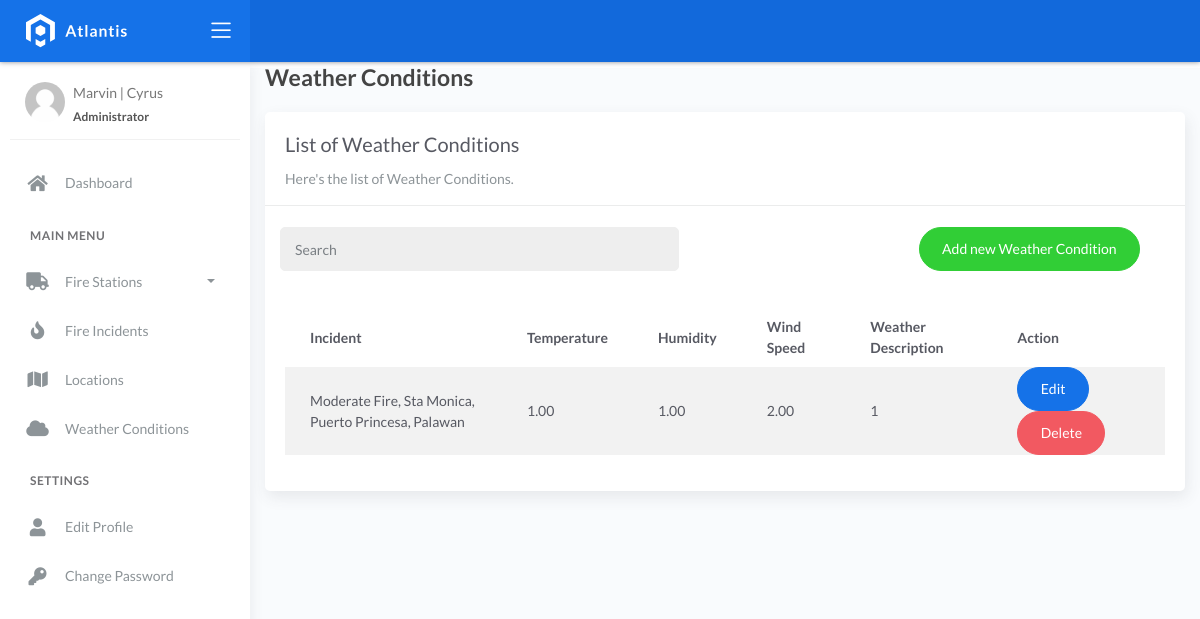
The app's page /weathercondition/, older data.
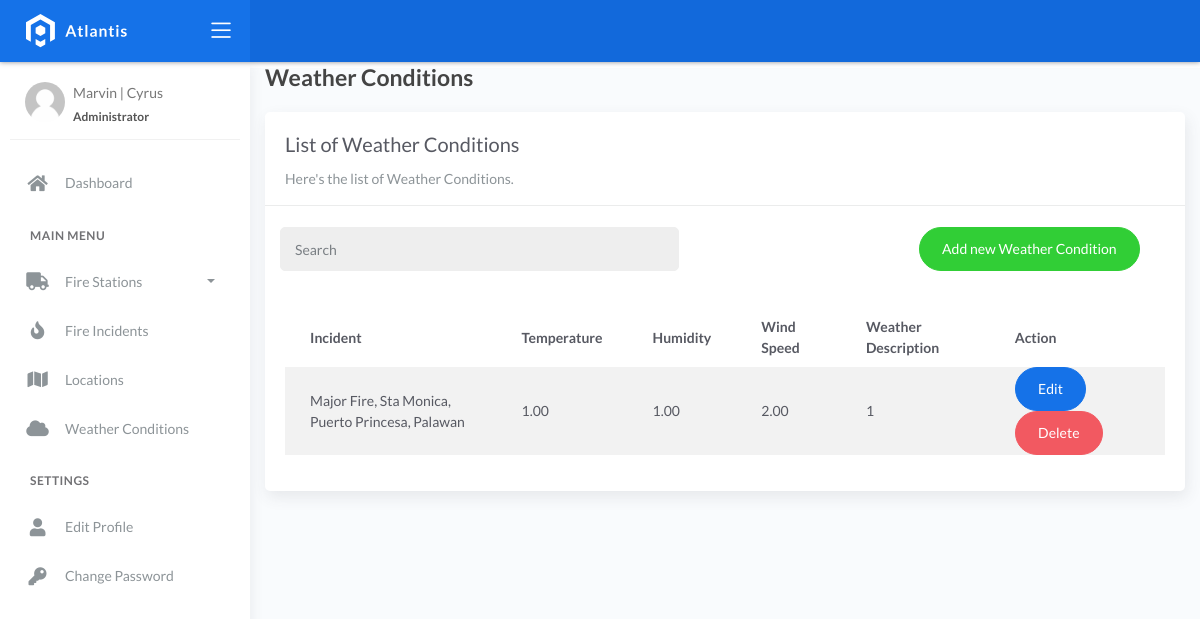
The same page, newer data.
### fire/models.py (models this page shows)
class BaseModel(models.Model):
    created_at = models.DateTimeField(auto_now_add=True, db_index=True)
    updated_at = models.DateTimeField(auto_now=True)
    class Meta:
        abstract = True

class WeatherConditions(BaseModel):
    incident = models.ForeignKey(Incident, on_delete=models.CASCADE)
    temperature = models.DecimalField(max_digits=10, decimal_places=2)
    humidity = models.DecimalField(max_digits=10, decimal_places=2)
    wind_speed = models.DecimalField(max_digits=10, decimal_places=2)
    weather_description = models.CharField(max_length=150)

class Incident(BaseModel):
    SEVERITY_CHOICES = (
        ('Minor Fire', 'Minor Fire'),
        ('Moderate Fire', 'Moderate Fire'),
        ('Major Fire', 'Major Fire'),
    )
    location = models.ForeignKey(Locations, on_delete=models.CASCADE)
    date_time = models.DateTimeField(blank=True, null=True)
    severity_level = models.CharField(max_length=45, choices=SEVERITY_CHOICES)
    description = models.CharField(max_length=250)
    def __str__(self):
        return f"{self.severity_level}, {self.location}"

class Locations(BaseModel):
    name = models.CharField(max_length=150)
    latitude = models.DecimalField(
        max_digits=22, decimal_places=6, null=True, blank=True)
    longitude = models.DecimalField(
        max_digits=22, decimal_places=6, null=True, blank=True)
    address = models.CharField(max_length=150)
    city = models.CharField(max_length=150)  # can be in separate table
    country = models.CharField(max_length=150)  # can be in separate table
    def __str__(self):
        return self.address

### fire/views.py (the view)
# urls.py: path('weathercondition/', WeatherConditionListView.as_view(), name='weather'),
class WeatherConditionListView(ListView):
    model = WeatherConditions
    template_name = 'weather_condition_list.html'
    context_object_name = 'weather'
    paginate_by = 5
    def get_queryset(self):
        queryset = super().get_queryset()
        query = self.request.GET.get('q')
        if query:
            queryset = queryset.filter(Q(incident__description__icontains=query) | Q(temperature__icontains=query) |Q(humidity__icontains=query) |Q(wind_speed__icontains=query) |Q(weather_description__icontains=query))
        return queryset.order_by('id')

### templates/weather_condition_list.html (shortened to what this page needs)
{% extends 'base.html' %}
{% load static %}
{% block content %}
<link rel="stylesheet" href="https://unpkg.com/leaflet@1.7.1/dist/leaflet.css" />
  <div class="content">
    <div class="container-fluid">
      <h4 class="page-title">Weather Conditions</h4>
      <div class="row">
        <div class="col-md-12">
          <div class="card">
            <div class="card-header">
              <div class="card-title">List of Weather Conditions</div>
              <div class="card-category">Here's the list of Weather Conditions.</div>
            </div>
            <br />
                <div class="col-md-12 row">
                <div class="col-md-6">
                    <form class="navbar-left navbar-form nav-search mr-md-3" action="{% url 'weather' %}">
                    <div class="input-group">
                        <input type="text" placeholder="Search" class="form-control" name="q" />
                        <div class="input-group-append">
                        <span class="input-group-text">
                        </span>
                        </div>
                    </div>
                    </form>
                </div>
                <div class="col-md-6">
                    <div class="pull-right">
                    <a href="{% url 'weather-add' %}" class="btn btn-success btn-rounded">Add new Weather Condition</a>
                    </div>
                </div>
                </div>
            <div class="card-body">
              <table class="table table-striped mt-3">
                <thead>
                  <tr>
                    <th scope="col">Incident</th>
                    <th scope="col">Temperature</th>
                    <th scope="col">Humidity</th>
                    <th scope="col">Wind Speed</th>
                    <th scope="col">Weather Description</th>
                    <th scope="col">Action</th>
                  </tr>
                </thead>
                <tbody>
                  {% for object in object_list %}
                    <tr>
                      <td>{{ object.incident }}</td>
                      <td>{{ object.temperature }}</td>
                      <td>{{ object.humidity }}</td>
                      <td>{{ object.wind_speed }}</td>
                      <td>{{ object.weather_description }}</td>
                      <td>
                        <a href="{% url 'weather-edit' object.pk %}" class="btn btn-primary btn-rounded">Edit</a>
                        <a href="{% url 'weather-delete' object.pk %}" class="btn btn-danger btn-rounded">Delete</a>
                    </td>
                    </tr>
                    {% empty %}
                    <tr>
                      <td colspan="7" style="text-align: center">
                        <p class="text-sm font-weight-bold mb-0">No Records Found</p>
                      </td>
                    </tr>
                  {% endfor %}
                </tbody>
              </table>
            </div>
          </div>
        </div>
      </div>
    </div>
  </div>
{% endblock %}

Row changes from the older to the newer data that the page shows:
changed WeatherConditions: incident "Moderate Fire, Sta Monica, Puerto Princesa, Palawan" → "Major Fire, Sta Monica, Puerto Princesa, Palawan"
